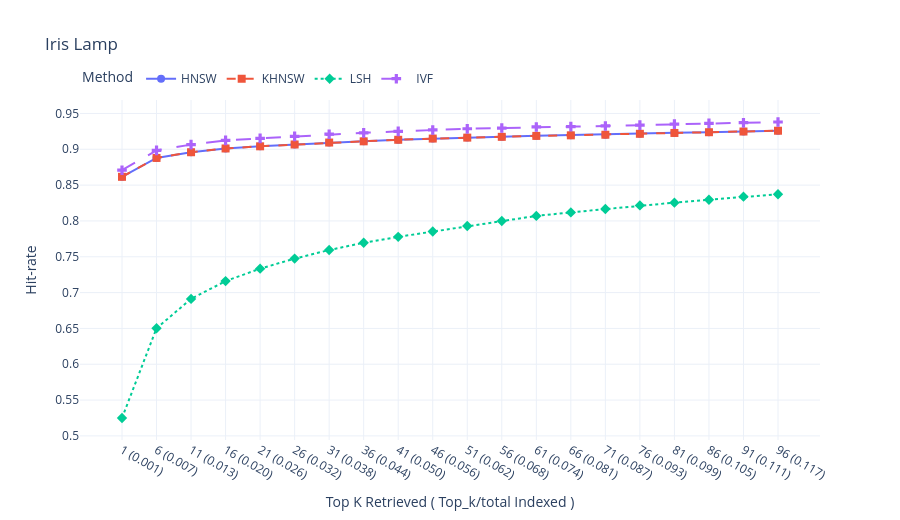

Source (notebook cell):
### Code cell
# combine_plot_results.py
import numpy as np
import plotly.graph_objects as go

# Example load - change to your actual filenames/formats
# Each file contains two arrays of same length: penetration_rates and hit_rates
hnsw = np.load('IrisLamp_hnsw.npz')   # keys: 'x','y'
khnsw = np.load('IrisLamp_khnsw.npz')
lsh = np.load('IrisLamp_LSH.npz')
ivf = np.load('IrisLamp_IVF.npz')

datasets = {
    'HNSW' : hnsw,
    'KHNSW': khnsw,
    'LSH'  : lsh,
    'IVF'  : ivf
}

# choose markers and line styles for clarity
style = {
    'HNSW': {'marker':'circle',  'dash':'solid'},
    'KHNSW':{'marker':'square',  'dash':'dash'},
    'LSH':  {'marker':'diamond', 'dash':'dot'},
    'IVF':  {'marker':'cross',   'dash':'longdash'}
}

fig = go.Figure()
for name, data in datasets.items():
    x = data['x']  # Top K Retrieved ( Top_k/total Indexed )s
    y = data['y']  # hit-rates
    fig.add_trace(go.Scatter(
        x = x,
        y = y,
        mode = 'lines+markers',
        name = name,
        marker = dict(symbol=style[name]['marker'], size=8),
        line = dict(dash=style[name]['dash'], width=2),
        hovertemplate = f'{name}<br>Penetration: %{{x}}<br>Hit-rate: %{{y:.3f}}<extra></extra>'
    ))

fig.update_layout(
    title = 'Iris Lamp',
    xaxis_title = 'Top K Retrieved ( Top_k/total Indexed )',
    yaxis_title = 'Hit-rate',
    legend = dict(title='Method', orientation='h', yanchor='bottom', y=1.02, xanchor='left', x=0),
    template = 'plotly_white',
    width = 900, height = 520
)

fig.write_html('combined_hitrate.html', include_plotlyjs='cdn')  # save interactive file
fig.show()

### Figure 1 — Plotly figure (JSON) as saved in the notebook; plotly's stock layout.template omitted (floating-point values rounded to 4 significant figures)
{"data": [{"hovertemplate": "HNSW<br>Penetration: %{x}<br>Hit-rate: %{y:.3f}<extra></extra>", "line": {"dash": "solid", "width": 2}, "marker": {"size": 8, "symbol": "circle"}, "mode": "lines+markers", "name": "HNSW", "type": "scatter", "x": ["1 (0.001)", "6 (0.007)", "11 (0.013)", "16 (0.020)", "21 (0.026)", "26 (0.032)", "31 (0.038)", "36 (0.044)", "41 (0.050)", "46 (0.056)", "51 (0.062)", "56 (0.068)", "61 (0.074)", "66 (0.081)", "71 (0.087)", "76 (0.093)", "81 (0.099)", "86 (0.105)", "91 (0.111)", "96 (0.117)"], "y": [0.8615, 0.8879, 0.8958, 0.9012, 0.9041, 0.9067, 0.9095, 0.9111, 0.9133, 0.915, 0.9163, 0.9174, 0.9187, 0.9195, 0.9204, 0.9217, 0.9229, 0.9238, 0.9249, 0.926]}, {"hovertemplate": "KHNSW<br>Penetration: %{x}<br>Hit-rate: %{y:.3f}<extra></extra>", "line": {"dash": "dash", "width": 2}, "marker": {"size": 8, "symbol": "square"}, "mode": "lines+markers", "name": "KHNSW", "type": "scatter", "x": ["1 (0.001)", "6 (0.007)", "11 (0.013)", "16 (0.020)", "21 (0.026)", "26 (0.032)", "31 (0.038)", "36 (0.044)", "41 (0.050)", "46 (0.056)", "51 (0.062)", "56 (0.068)", "61 (0.074)", "66 (0.081)", "71 (0.087)", "76 (0.093)", "81 (0.099)", "86 (0.105)", "91 (0.111)", "96 (0.117)"], "y": [0.8616, 0.8879, 0.8959, 0.9012, 0.9041, 0.9067, 0.9094, 0.9111, 0.9133, 0.915, 0.9163, 0.9174, 0.9187, 0.9195, 0.9203, 0.9216, 0.9228, 0.9238, 0.9248, 0.9259]}, {"hovertemplate": "LSH<br>Penetration: %{x}<br>Hit-rate: %{y:.3f}<extra></extra>", "line": {"dash": "dot", "width": 2}, "marker": {"size": 8, "symbol": "diamond"}, "mode": "lines+markers", "name": "LSH", "type": "scatter", "x": ["1 (0.001)", "6 (0.007)", "11 (0.013)", "16 (0.020)", "21 (0.026)", "26 (0.032)", "31 (0.038)", "36 (0.044)", "41 (0.050)", "46 (0.056)", "51 (0.062)", "56 (0.068)", "61 (0.074)", "66 (0.081)", "71 (0.087)", "76 (0.093)", "81 (0.099)", "86 (0.105)", "91 (0.111)", "96 (0.117)"], "y": [0.525, 0.6502, 0.6912, 0.716, 0.7334, 0.7474, 0.7594, 0.7696, 0.7778, 0.7852, 0.7929, 0.7999, 0.807, 0.8119, 0.8167, 0.8217, 0.8256, 0.8295, 0.8339, 0.8373]}, {"hovertemplate": "IVF<br>Penetration: %{x}<br>Hit-rate: %{y:.3f}<extra></extra>", "line": {"dash": "longdash", "width": 2}, "marker": {"size": 8, "symbol": "cross"}, "mode": "lines+markers", "name": "IVF", "type": "scatter", "x": ["1 (0.001)", "6 (0.007)", "11 (0.013)", "16 (0.020)", "21 (0.026)", "26 (0.032)", "31 (0.038)", "36 (0.044)", "41 (0.050)", "46 (0.056)", "51 (0.062)", "56 (0.068)", "61 (0.074)", "66 (0.081)", "71 (0.087)", "76 (0.093)", "81 (0.099)", "86 (0.105)", "91 (0.111)", "96 (0.117)"], "y": [0.8708, 0.8984, 0.9065, 0.9124, 0.9152, 0.918, 0.921, 0.9229, 0.9251, 0.927, 0.9286, 0.9296, 0.9312, 0.9317, 0.9325, 0.9338, 0.9351, 0.9363, 0.9371, 0.9381]}], "layout": {"height": 520, "legend": {"orientation": "h", "title": {"text": "Method"}, "x": 0, "xanchor": "left", "y": 1.02, "yanchor": "bottom"}, "title": {"text": "Iris Lamp"}, "width": 900, "xaxis": {"title": {"text": "Top K Retrieved ( Top_k/total Indexed )"}}, "yaxis": {"title": {"text": "Hit-rate"}}}}
